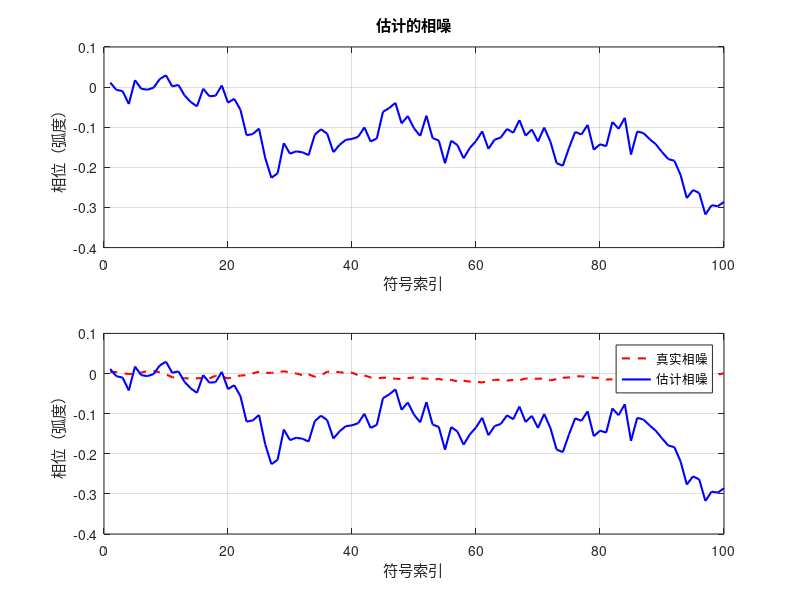

Write MATLAB code to recreate this figure.
% MATLAB 代码：基于最大似然（ML）估计方法的相噪估计

% 清空工作区和命令窗口
clear ;
clc;

% 系统参数设置
N = 64; % 子载波数量
Np = 8; % 导频数量
T = 1e-6; % 符号持续时间
Ts = T / N; % 采样间隔
R = 1e6; % 传输数据率
beta = 50; % 相噪线宽
SNR = 20; % 信噪比（dB）
numSymbols = 100; % 符号数量

% 相噪生成
sigma_u = sqrt(2 * pi * beta * T / N); % 相噪方差
phi_Tx = cumsum(randn(1, numSymbols * N) * sigma_u); % 发射机相噪
phi_Rx = cumsum(randn(1, numSymbols * N) * sigma_u); % 接收机相噪
phi = phi_Tx + phi_Rx; % 总相噪

% 信道模型（瑞利衰落信道）
h = sqrt(0.5) * (randn(N, numSymbols) + 1i * randn(N, numSymbols)); % 归一化信道系数

% 发射信号生成
X = randn(N, numSymbols) + 1i * randn(N, numSymbols); % 随机数据符号
X_pilot = randn(Np, numSymbols) + 1i * randn(Np, numSymbols); % 导频符号

% 接收信号生成
Y = zeros(N, numSymbols);
for m = 1:numSymbols
    % 相噪影响
    phi_m = phi((m-1)*N+1:m*N);
    X_m = ifft(X(:, m));
    x_m_noisy = (X_m.') .* exp(1i * phi_m);
    X_m_noisy = fft(x_m_noisy);

    % 信道影响
    X_m_noisy = (X_m_noisy.') .* h(:, m);

    % 加性高斯噪声
    noise = (randn(N, 1) + 1i * randn(N, 1)) / sqrt(2);
    noise = noise * (10^(-SNR/20));
    Y(:, m) = X_m_noisy + noise;
end

% 最大似然（ML）估计
P_hat = zeros(1, numSymbols);
for m = 1:numSymbols
    % 导频位置
    pilot_indices = randperm(N, Np);
    Y_pilot = Y(pilot_indices, m);
    X_pilot = X(pilot_indices, m);
    H_pilot = h(pilot_indices, m);

    % ML 估计
    numerator = sum(Y_pilot .* conj(X_pilot) .* conj(H_pilot));
    denominator = sum(abs(X_pilot .* H_pilot).^2);
    P_hat(m) = numerator / denominator;
end

% 估计结果分析
phi_estimated = zeros(1, numSymbols);
for m = 1:numSymbols
    phi_estimated(m) = angle(P_hat(m));
end

% 绘制结果
figure;
subplot(2, 1, 1);
plot(1:numSymbols, angle(P_hat), 'b-', 'LineWidth', 1.5);
title('估计的相噪');
xlabel('符号索引');
ylabel('相位（弧度）');
grid on;

subplot(2, 1, 2);
plot(1:numSymbols, phi(1:numSymbols), 'r--', 'LineWidth', 1.5);
hold on;
plot(1:numSymbols, phi_estimated, 'b-', 'LineWidth', 1.5);
legend('真实相噪', '估计相噪');
xlabel('符号索引');
ylabel('相位（弧度）');
grid on;